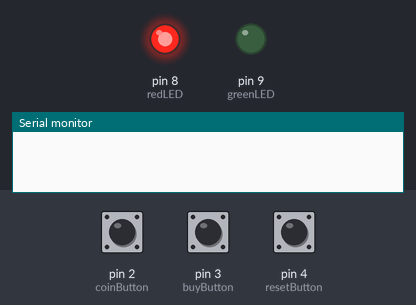
A sketch run on a simulated Arduino Uno, built with avr-gcc and run on an emulated ATmega328P. Shown: output pins drawn as LEDs (lit = HIGH), the last lines printed to the serial monitor. The test bench sets the inputs (shaded band); at power-on: pin 2 (coinButton) HIGH, pin 3 (buyButton) HIGH, pin 4 (resetButton) HIGH.

Above: at 1.2 s.
1.3 s: pin 2 (coinButton) pulled LOW for 0.15 s
At 2.2 s:
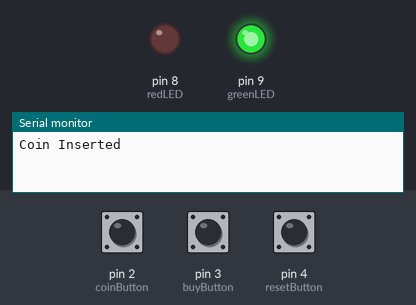
2.9 s: pin 3 (buyButton) pulled LOW for 0.15 s
At 3.4 s:
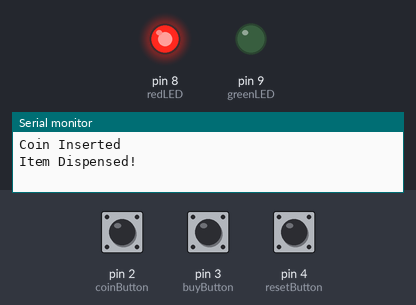
6.1 s: pin 2 (coinButton) pulled LOW for 1 s
At 7.0 s:
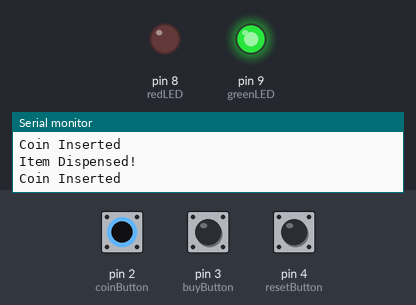
8.6 s: pin 3 (buyButton) pulled LOW for 1 s
At 8.9 s:
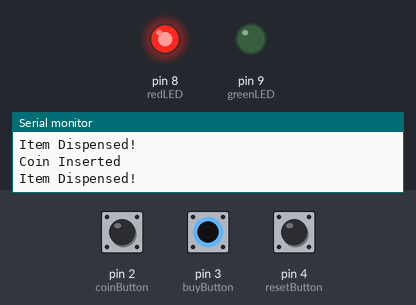
Timing chart, 0 to 11.6 s (numbered marks = the images above; inputs shaded):
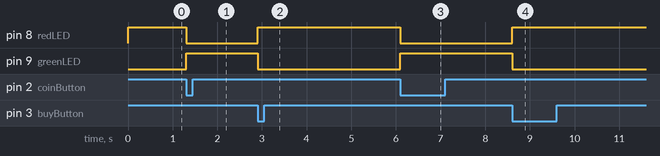

Measured:
- after the input at 1.3 s, pin 8 (redLED): HIGH → LOW at once; pin 9 (greenLED): LOW → HIGH at once
- after the input at 2.9 s, pin 8 (redLED): LOW → HIGH at once; pin 9 (greenLED): HIGH → LOW at once
- after the input at 6.1 s, pin 8 (redLED): HIGH → LOW at once; pin 9 (greenLED): LOW → HIGH at once
- after the input at 8.6 s, pin 8 (redLED): LOW → HIGH at once; pin 9 (greenLED): HIGH → LOW at once

The sketch:

sketch.ino
```cpp
// Vending Machine State Machine

const int coinButton = 2;
const int buyButton = 3;
const int resetButton = 4;

const int redLED = 8;
const int greenLED = 9;

bool coinInserted = false;

void setup() {

  pinMode(coinButton, INPUT_PULLUP);
  pinMode(buyButton, INPUT_PULLUP);
  pinMode(resetButton, INPUT_PULLUP);

  pinMode(redLED, OUTPUT);
  pinMode(greenLED, OUTPUT);

  Serial.begin(9600);

  digitalWrite(redLED, HIGH);
}

void loop() {

  // Insert Coin
  if (digitalRead(coinButton) == LOW && !coinInserted) {

    coinInserted = true;

    digitalWrite(redLED, LOW);
    digitalWrite(greenLED, HIGH);

    Serial.println("Coin Inserted");

    delay(300);
  }

  // Buy Item
  if (digitalRead(buyButton) == LOW && coinInserted) {

    Serial.println("Item Dispensed!");

    digitalWrite(greenLED, LOW);
    digitalWrite(redLED, HIGH);

    coinInserted = false;

    delay(300);
  }

  // Reset
  if (digitalRead(resetButton) == LOW) {

    coinInserted = false;

    digitalWrite(redLED, HIGH);
    digitalWrite(greenLED, LOW);

    Serial.println("Machine Reset");

    delay(300);
  }
}
```
